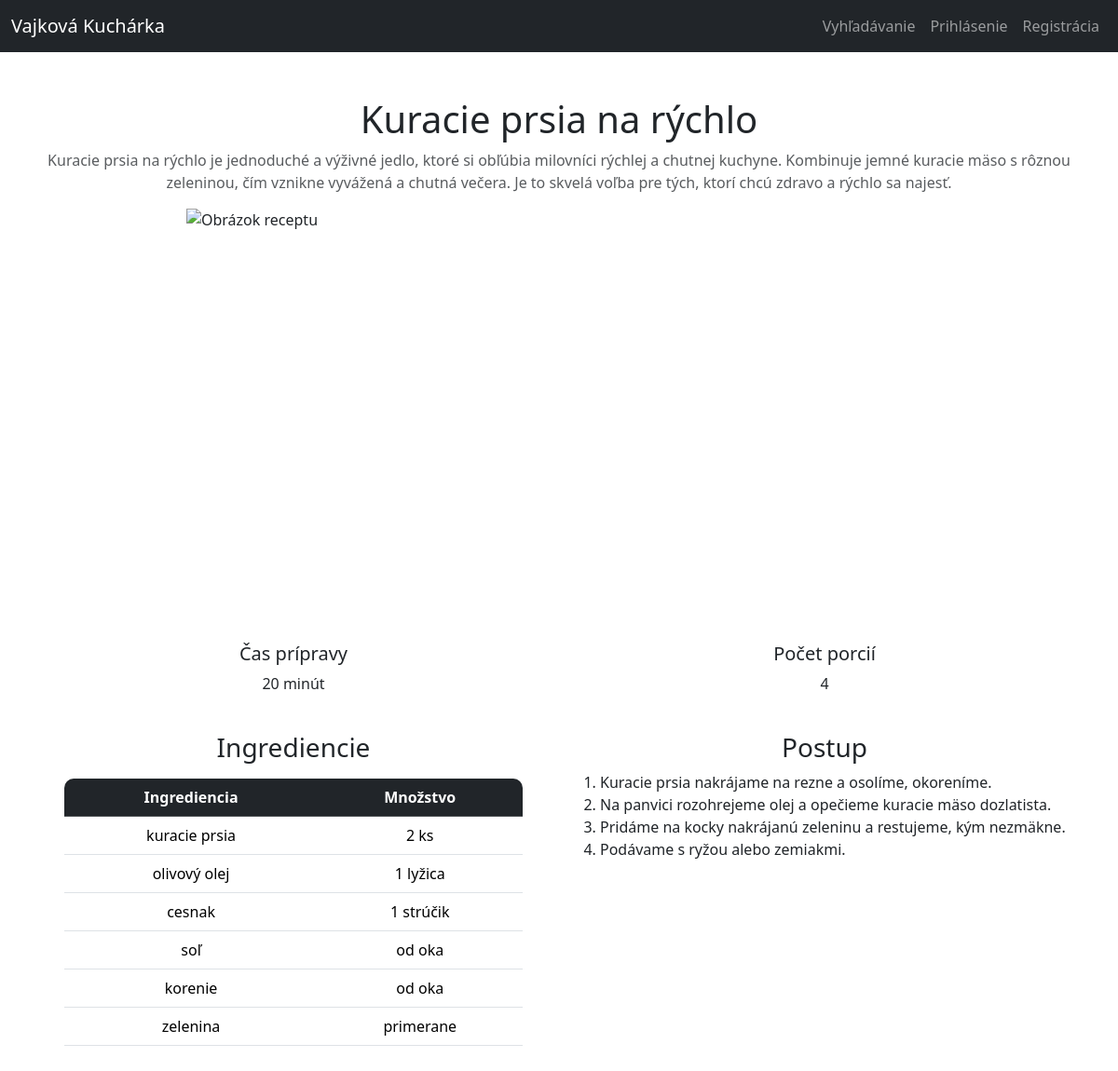
The app's page /?c=recipe&id=39 with its own data.
### tables this page shows
CREATE TABLE `recipes` (
  `id` int(11) NOT NULL AUTO_INCREMENT,
  `author_id` int(11) NOT NULL,
  `title` varchar(255) NOT NULL,
  `description` text NOT NULL,
  `minutes` int(11) NOT NULL,
  `portions` int(11) NOT NULL,
  `image` varchar(255) DEFAULT NULL,
  `category` enum('sladké','slané') DEFAULT NULL,
  `notes` text DEFAULT NULL,
  `reported` int(11) DEFAULT NULL,
  PRIMARY KEY (`id`),
  KEY `author_id` (`author_id`),
  CONSTRAINT `recipes_ibfk_3` FOREIGN KEY (`author_id`) REFERENCES `users` (`id`) ON UPDATE CASCADE
);

CREATE TABLE `ingredients` (
  `id` int(11) NOT NULL AUTO_INCREMENT,
  `name` varchar(255) NOT NULL,
  PRIMARY KEY (`id`),
  UNIQUE KEY `name` (`name`)
);

CREATE TABLE `recipe_ingredients` (
  `id` int(11) NOT NULL AUTO_INCREMENT,
  `recipe_id` int(11) NOT NULL,
  `ingredient_id` int(11) NOT NULL,
  `amount` varchar(255) NOT NULL,
  PRIMARY KEY (`id`),
  UNIQUE KEY `com` (`ingredient_id`,`recipe_id`),
  KEY `recipe_id` (`recipe_id`),
  CONSTRAINT `recipe_ingredients_ibfk_3` FOREIGN KEY (`recipe_id`) REFERENCES `recipes` (`id`) ON DELETE CASCADE ON UPDATE CASCADE,
  CONSTRAINT `recipe_ingredients_ibfk_4` FOREIGN KEY (`ingredient_id`) REFERENCES `ingredients` (`id`) ON DELETE CASCADE ON UPDATE CASCADE
);

CREATE TABLE `steps` (
  `id` int(11) NOT NULL AUTO_INCREMENT,
  `recipe_id` int(11) NOT NULL,
  `text` text NOT NULL,
  `order` int(11) NOT NULL,
  PRIMARY KEY (`id`),
  KEY `recipe_id` (`recipe_id`),
  CONSTRAINT `steps_ibfk_1` FOREIGN KEY (`recipe_id`) REFERENCES `recipes` (`id`) ON DELETE CASCADE
);

### App/Core/Responses/ViewResponse.php (called while the page is built, shortened)
<?php
class ViewResponse extends Response
{
    private $viewName;
    private $data;
    public function __construct($app, $viewName, $data)
    {
        $this->viewName = $viewName;
        $this->data = $data;
    }
    protected function generate(): void
    {
        $data = $this->data;
        require "App" . DIRECTORY_SEPARATOR . "Views" . DIRECTORY_SEPARATOR . $this->viewName . ".view.php";
    }
}

### App/Core/Responses/Response.php (called while the page is built, shortened)
<?php
abstract class Response
{
    public function send(): void
    {
        $this->generate();
    }
}

### index.php (called while the page is built, shortened)
<?php
require "ClassLoader.php";
$app = new App();
$app->run();

### ClassLoader.php (called while the page is built, shortened)
<?php
class ClassLoader
{
    public static function Boot()
    {
        spl_autoload_register(function ($class_name) {
            $file = str_replace('\\', DIRECTORY_SEPARATOR, $class_name) . '.php';
        });
    }
}

### App/Helpers/Inflect.php (called while the page is built, shortened)
<?php
class Inflect
{
    public static $plural = array(
        '/(quiz)$/i' => "$1zes",
        '/^(ox)$/i' => "$1en",
        '/([m|l])ouse$/i' => "$1ice",
        '/(matr|vert|ind)ix|ex$/i' => "$1ices",
        '/(x|ch|ss|sh)$/i' => "$1es",
        '/([^aeiouy]|qu)y$/i' => "$1ies",
        '/(hive)$/i' => "$1s",
        '/(?:([^f])fe|([lr])f)$/i' => "$1$2ves",
        '/(shea|lea|loa|thie)f$/i' => "$1ves",
        '/sis$/i' => "ses",
        '/([ti])um$/i' => "$1a",
        '/(tomat|potat|ech|her|vet)o$/i' => "$1oes",
        '/(bu)s$/i' => "$1ses",
        '/(alias)$/i' => "$1es",
        '/(octop)us$/i' => "$1i",
        '/(ax|test)is$/i' => "$1es",
        '/(us)$/i' => "$1es",
        '/s$/i' => "s",
        '/$/' => "s"
    );
    public static $irregular = array(
        'move' => 'moves',
        'foot' => 'feet',
        'goose' => 'geese',
        'sex' => 'sexes',
        'child' => 'children',
        'man' => 'men',
        'tooth' => 'teeth',
        'person' => 'people',
        'valve' => 'valves'
    );
    public static function pluralize($string)
    {
        foreach (self::$irregular as $pattern => $result) {
            $pattern = '/' . $pattern . '$/i';
        }
        foreach (self::$plural as $pattern => $result) {
            if (preg_match($pattern, $string)) {
                return preg_replace($pattern, $result, $string);
            }
        }
        return $string;
    }
}

### App/Core/Model.php (called while the page is built, shortened)
<?php
abstract class Model implements \JsonSerializable
{
    private static ?Connection $connection = null;
    public static function getAll(
        ?string $whereClause = null,
        array $whereParams = [],
        ?string $orderBy = null,
        ?int $limit = null,
        ?int $offset = null
    ): array {
        try {
            $sql = "SELECT * FROM `" . static::getTableName() . "`";
            if ($whereClause != null) {
                $sql .= " WHERE $whereClause";
            }
            if ($orderBy != null) {
                $sql .= " ORDER BY $orderBy";
            }
            $stmt = self::$connection->prepare($sql);
            $stmt->execute($whereParams);
            $models = $stmt->fetchAll(PDO::FETCH_CLASS | PDO::FETCH_PROPS_LATE, static::class);
            return $models;
        } catch (PDOException $e) {
            throw new \Exception('Query failed: ' . $e->getMessage(), 0, $e);
        }
    }
    private static function connect(): void
    {
        self::$connection = Connection::connect();
    }
    public static function getTableName(): string
    {
        $arr = explode("\\", get_called_class());
        return Inflect::pluralize(strtolower(end($arr)));
    }
    public static function getPkColumnName(): string
    {
        return 'id';
    }
    public static function getOne($id): ?static
    {
        try {
            $sql = "SELECT * FROM `" . static::getTableName() . "` WHERE `" . static::getPkColumnName() . "`=?";
            $stmt = self::$connection->prepare($sql);
            $stmt->setFetchMode(PDO::FETCH_CLASS | PDO::FETCH_PROPS_LATE, static::class);
            $stmt->execute([$id]);
            $model = $stmt->fetch() ?: null;
            if ($model != null) {
                $model->_dbId = $model->{static::getPkColumnName()};
            }
            return $model;
        } catch (PDOException $e) {
            throw new \Exception('Query failed: ' . $e->getMessage(), 0, $e);
        }
    }
}

### App/Core/DB/Connection.php (called while the page is built, shortened)
<?php
class Connection
{
    private $db;
    public function __construct($db)
    {
        $this->db = $db;
    }
    public function prepare($sql)
    {
        try {
            return new DebugStatement($this->db->prepare($sql));
        } catch (PDOException $e) {
            throw new \Exception('Prepare failed: ' . $e->getMessage());
        }
    }
}

### App/Controllers/RecipeController.php (called while the page is built, shortened)
<?php
class RecipeController extends AControllerBase
{
    public function index(): Response
    {
        $id = (int)$this->request()->getValue("id");
        $recipe = Recipe::getOne($id);
        return $this->getRecipeDetails($recipe);
    }
    private function getRecipeDetails(Recipe $recipe): ViewResponse
    {
        $steps = Step::getAll(whereClause: "recipe_id = ?", whereParams: [$recipe->getId()], orderBy: "`order`");
        $ingredients = [];
        foreach (Recipe_ingredient::getAll("recipe_id = ?", [$recipe->getId()]) as $recipe_ingredient) {
            $ingredient = Ingredient::getOne($recipe_ingredient->getIngredientId());
            $ingredients[] = new RecipeIngredient($ingredient->getName(), $recipe_ingredient->getAmount());
        }
        return $this->html(
            [
                'recipe' => $recipe,
                'steps' => $steps,
                'ingredients' => $ingredients
            ]
        );
    }
}

### App/Core/DB/DebugStatement.php (called while the page is built, shortened)
<?php
class DebugStatement
{
    private PDOStatementAlias $stmt;
    public function __construct($stmt)
    {
        $this->stmt = $stmt;
    }
    public function execute($params = null)
    {
        $result = $this->stmt->execute($params);
        $this->stmt->debugDumpParams();
        return $result;
    }
    public function __call($name, $arguments)
    {
        return $this->stmt->{$name}(...$arguments);
    }
}

### App/Models/Recipe.php (called while the page is built, shortened)
<?php
class Recipe extends Model
{
    protected string $title;
    protected string $description;
    protected int $minutes;
    protected int $portions;
    protected ?string $image;
    public function getTitle(): string
    {
        return $this->title;
    }
    public function getDescription(): string
    {
        return $this->description;
    }
    public function getMinutes(): int
    {
        return $this->minutes;
    }
    public function getPortions(): int
    {
        return $this->portions;
    }
    public function getImage(): ?string
    {
        return $this->image;
    }
}

### App/Models/RecipeIngredient.php (called while the page is built, shortened)
<?php
class RecipeIngredient
{
    private string $name;
    private string $amount;
    public function __construct(string $name, string $amount) {
        $this->name = $name;
        $this->amount = $amount;
    }
    public function getName(): string
    {
        return $this->name;
    }
    public function getAmount(): string
    {
        return $this->amount;
    }
}

### App/Models/Step.php (called while the page is built, shortened)
<?php
class Step extends Model
{
    protected string $text;
    public function getText(): string
    {
        return $this->text;
    }
}

### App/Views/Recipe/index.view.php (the view, shortened to what this page needs)
<div class="container mt-5 recipe_view">
    <div class="mb-3">
        <h1 class="text-center"><?= $data['recipe']->getTitle() ?></h1>
        <p class="text-center text-muted"><?= $data['recipe']->getDescription() ?> </p>
        <img src="<?= $data['recipe']->getImage() ?? "public/images/empty_plate.jpg" ?> "
             class="mx-auto d-block recipe_image" alt="Obrázok receptu">
    </div>
    <div class="row mb-4">
        <div class="col-md-6 text-center">
            <h5>Čas prípravy</h5>
            <p><?= $data['recipe']->getMinutes() ?> minút</p>
        </div>
        <div class="col-md-6 text-center">
            <h5>Počet porcií</h5>
            <p><?= $data['recipe']->getPortions() ?> </p>
        </div>
    </div>
    <div class="row justify-content-between my-4">
        <div class="col-md-6 ">
            <h3 class="mb-3 text-center">Ingrediencie</h3>
            <table class="table">
                <tr class="table-dark">
                    <th>Ingrediencia</th>
                    <th>Množstvo</th>
                </tr>
                <?php
                foreach ($data['ingredients'] as $ingredient) { ?>
                    <tr>
                        <td><?= $ingredient->getName() ?></td>
                        <td><?= $ingredient->getAmount() ?></td>
                    </tr>
                    <?php
                }
                ?>
            </table>
        </div>
        <div class="col-md-6">
            <h3 class="mb-2 text-center">Postup</h3>
            <ol>
                <?php
                foreach ($data['steps'] as $step) { ?>
                    <li><?= $step->getText() ?></li>
                    <?php
                }
                ?>
            </ol>
        </div>
    </div>
</div>

### records on screen
recipes: title "Kuracie prsia na rýchlo", description "Kuracie prsia na rýchlo je jednoduché a výživné jedlo, ktoré si obľúbia milovníci rýchlej a chutnej kuchyne. Kombinuje jemné kuracie mäso s rôznou zeleninou, čím vznikne vyvážená a chutná večera. Je to skvelá voľba pre tých, ktorí chcú zdravo a rýchlo sa najesť.", minutes "20", portions "4"
ingredients: name "kuracie prsia"
recipe_ingredients: amount "2 ks"
ingredients: name "olivový olej"
recipe_ingredients: amount "1 lyžica"
ingredients: name "cesnak"
recipe_ingredients: amount "1 strúčik"
ingredients: name "soľ"
recipe_ingredients: amount "od oka"
ingredients: name "korenie"
recipe_ingredients: amount "od oka"
ingredients: name "zelenina"
recipe_ingredients: amount "primerane"
steps: text "Kuracie prsia nakrájame na rezne a osolíme, okoreníme."
steps: text "Na panvici rozohrejeme olej a opečieme kuracie mäso dozlatista."
steps: text "Pridáme na kocky nakrájanú zeleninu a restujeme, kým nezmäkne."
steps: text "Podávame s ryžou alebo zemiakmi."
